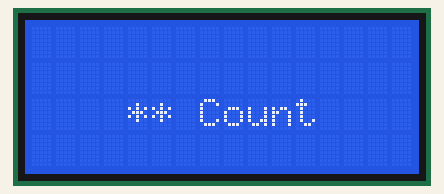
A sketch run on a simulated Arduino Uno, built with avr-gcc and run on an emulated ATmega328P. Shown: 16×4 character LCD.

Above: at 0.1 s.
At 5.03 s:
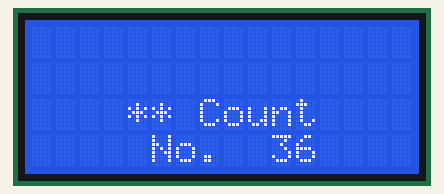
At 10.01 s:
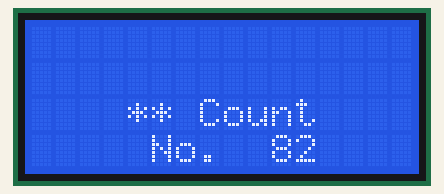
At 19.97 s:
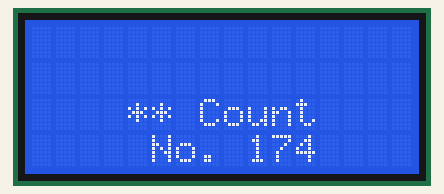
At 29.94 s:
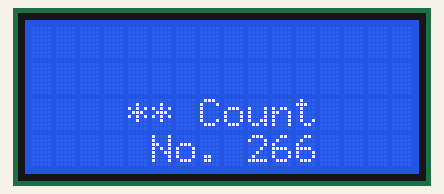
At 39.92 s:
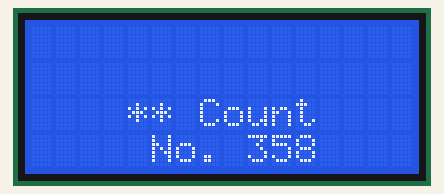

The sketch:

I2d-Lcd_count_down.ino
```cpp
#include <LiquidCrystal_I2C.h>
#include <Wire.h>

LiquidCrystal_I2C lcd(0x3F, 16, 4);

void setup() {
  lcd.init();
  lcd.backlight();
  lcd.setCursor(0,2);
  lcd.print("** Count");
  delay(1000);
}

void loop() {
  static int i=0;
  char pr[8];
  lcd.setCursor(0,3);
  sprintf(pr, " No.%4d", i++);
  lcd.print(pr);
  delay(100);
}
```
